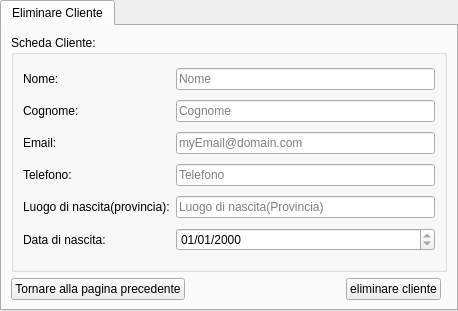
<?xml version="1.0" encoding="UTF-8"?>
<ui version="4.0">
 <class>tabwidgetEliminaCliente</class>
 <widget class="QTabWidget" name="tabwidgetEliminaCliente">
  <property name="geometry">
   <rect>
    <x>0</x>
    <y>0</y>
    <width>458</width>
    <height>311</height>
   </rect>
  </property>
  <property name="windowTitle">
   <string>Struttura Alberghiera</string>
  </property>
  <widget class="QWidget" name="tab">
   <attribute name="title">
    <string>Eliminare Cliente</string>
   </attribute>
   <layout class="QGridLayout" name="gridLayout">
    <item row="1" column="0">
     <widget class="QPushButton" name="btnTornarePaginaPrecedente">
      <property name="text">
       <string>Tornare alla pagina precedente</string>
      </property>
     </widget>
    </item>
    <item row="0" column="0" colspan="4">
     <widget class="QGroupBox" name="groupboxSchedaClienteDaEliminare">
      <property name="title">
       <string>Scheda Cliente:</string>
      </property>
      <layout class="QGridLayout" name="gridLayout_2">
       <item row="0" column="0">
        <widget class="QLabel" name="labelNome">
         <property name="text">
          <string>Nome:</string>
         </property>
        </widget>
       </item>
       <item row="5" column="0">
        <widget class="QLabel" name="labelDataDiNascita">
         <property name="text">
          <string>Data di nascita:</string>
         </property>
        </widget>
       </item>
       <item row="1" column="0">
        <widget class="QLabel" name="labelCognome">
         <property name="text">
          <string>Cognome:</string>
         </property>
        </widget>
       </item>
       <item row="2" column="0">
        <widget class="QLabel" name="labelEmail">
         <property name="text">
          <string>Email:</string>
         </property>
        </widget>
       </item>
       <item row="3" column="0">
        <widget class="QLabel" name="labelTelefono">
         <property name="text">
          <string>Telefono:</string>
         </property>
        </widget>
       </item>
       <item row="4" column="0">
        <widget class="QLabel" name="labelLuogoDiNascitaProvincia">
         <property name="text">
          <string>Luogo di nascita(provincia):</string>
         </property>
        </widget>
       </item>
       <item row="0" column="1">
        <widget class="QLineEdit" name="lineeditNome">
         <property name="text">
          <string/>
         </property>
         <property name="readOnly">
          <bool>true</bool>
         </property>
         <property name="placeholderText">
          <string>Nome</string>
         </property>
        </widget>
       </item>
       <item row="1" column="1">
        <widget class="QLineEdit" name="lineeditCognome">
         <property name="text">
          <string/>
         </property>
         <property name="readOnly">
          <bool>true</bool>
         </property>
         <property name="placeholderText">
          <string>Cognome</string>
         </property>
        </widget>
       </item>
       <item row="2" column="1">
        <widget class="QLineEdit" name="lineeditEmail">
         <property name="text">
          <string/>
         </property>
         <property name="readOnly">
          <bool>true</bool>
         </property>
         <property name="placeholderText">
          <string>myEmail@domain.com</string>
         </property>
        </widget>
       </item>
       <item row="3" column="1">
        <widget class="QLineEdit" name="lineeditTelefono">
         <property name="text">
          <string/>
         </property>
         <property name="readOnly">
          <bool>true</bool>
         </property>
         <property name="placeholderText">
          <string>Telefono</string>
         </property>
        </widget>
       </item>
       <item row="4" column="1">
        <widget class="QLineEdit" name="lineeditLuogoDiNascitaProvincia">
         <property name="text">
          <string/>
         </property>
         <property name="readOnly">
          <bool>true</bool>
         </property>
         <property name="placeholderText">
          <string>Luogo di nascita(Provincia)</string>
         </property>
        </widget>
       </item>
       <item row="5" column="1">
        <widget class="QDateEdit" name="dateeditDataDiNascita">
         <property name="readOnly">
          <bool>true</bool>
         </property>
         <property name="displayFormat">
          <string>dd/MM/yyyy</string>
         </property>
        </widget>
       </item>
      </layout>
     </widget>
    </item>
    <item row="1" column="1">
     <spacer name="horizontalSpacer">
      <property name="orientation">
       <enum>Qt::Horizontal</enum>
      </property>
      <property name="sizeHint" stdset="0">
       <size>
        <width>40</width>
        <height>20</height>
       </size>
      </property>
     </spacer>
    </item>
    <item row="1" column="2">
     <widget class="QPushButton" name="btnEliminaCliente">
      <property name="text">
       <string>eliminare cliente</string>
      </property>
     </widget>
    </item>
   </layout>
  </widget>
 </widget>
 <resources/>
 <connections/>
</ui>
